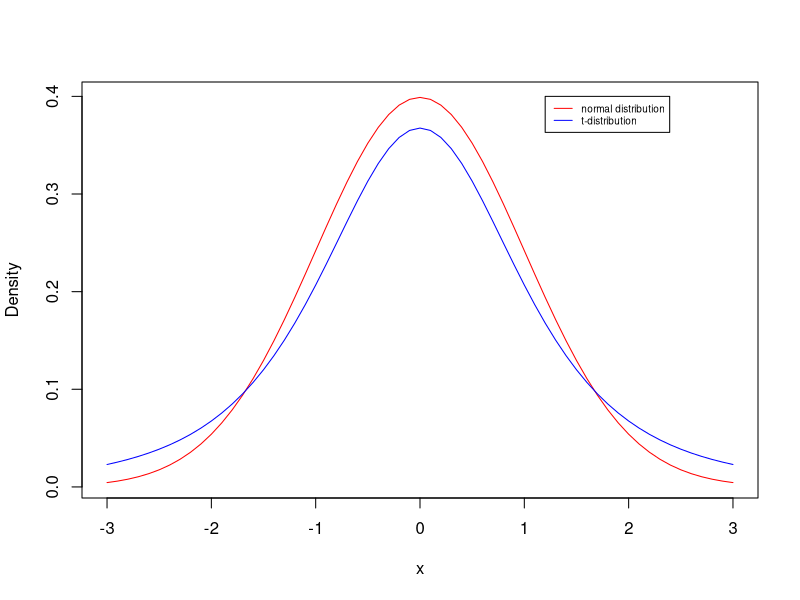
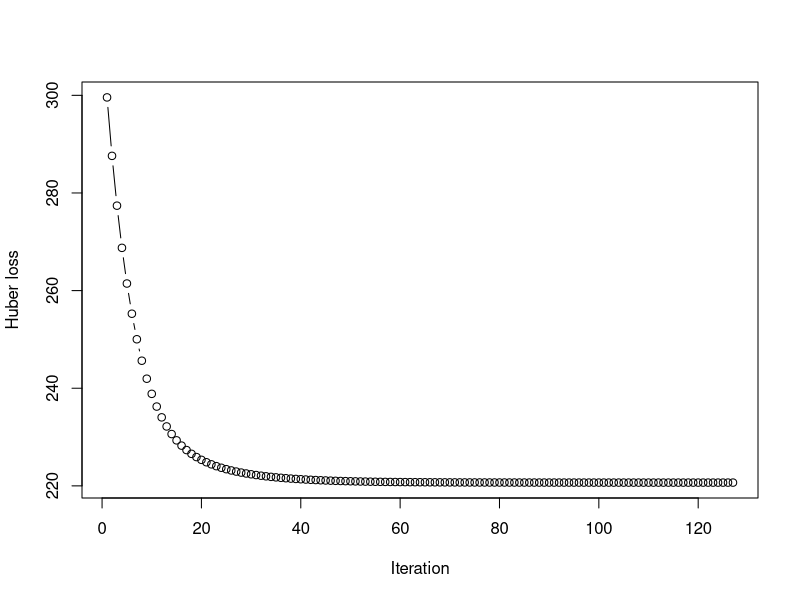

These figures' R source, in order: (Note: a time limit stopped this script after it produced the figures.)
## ---- chunk 1
library(dplyr)
library(plyr)
library(tidyr)
library(ggplot2)
library(purrr)
library(tibble)
library(numDeriv)
setwd("/Users/giangvu/Desktop/STAT 2301 - Statistical Computing and Data Science/HW/HW7")
## ---- chunk 2
knitr::opts_chunk$set(echo = TRUE,warning=FALSE,out.width="80%")
## ---- chunk 3
n <- 100
p <- 10
s <- 3
set.seed(0)
x <- matrix(rnorm(n*p), n, p)
b <- c(-0.7, 0.7, 1, rep(0, p-s))
y <- x %*% b + rt(n, df=2)

cor(x,y)
## ---- chunk 4
plot(seq(-3,3,0.1),dnorm(seq(-3,3,0.1),mean = 0,sd=1),type = "l",col = "red", xlab = "x", ylab = "Density")
lines(seq(-3,3,0.1),dt(seq(-3,3,0.1),3),col="blue")
legend(1.2,0.4,legend=c("normal distribution","t-distribution"), lty = 1, col = c("red","blue"),cex=0.6)
## ---- chunk 5
psi <- function(r, c = 1) {
1
return(ifelse(r^2 > c^2, 2*c*abs(r) - c^2, r^2))
}

huber.loss <- function(beta){
  return(sum(aaply(y - x %*% beta,1,psi)))
}

huber.loss(b) #test with original b
## ---- chunk 6
#grad.descent from lecture
grad.descent <- function(f, x0, max.iter = 200, step.size = 0.05, stopping.deriv = 0.01, ...) {
  
  n    <- length(x0)
  xmat <- matrix(0, nrow = n, ncol = max.iter)
  xmat[,1] <- x0
  
  for (k in 2:max.iter) {
    # Calculate the gradient
    grad.cur <- grad(f, xmat[ ,k-1], ...) 
    
    # Should we stop?
    if (all(abs(grad.cur) < stopping.deriv)) {
      k <- k-1; break
    }
    
    # Move in the opposite direction of the grad
    xmat[ ,k] <- xmat[ ,k-1] - step.size * grad.cur
  }
  
  xmat <- xmat[ ,1:k] # Trim
  return(list(x = xmat[,k], xmat = xmat, k = k))
}

#run grad descent to get estimate of beta in gd
gd <- grad.descent(huber.loss, x0 = rep(0,p), max.iter = 200,
                   step.size = 0.001, stopping.deriv = 0.1)

#final coeff estimates
gd$x
## ---- chunk 7
#obj vector
obj <- aaply(gd$xmat,2,huber.loss)

#plot
plot(x=names(obj),y=obj,type = "b",
     xlab = "Iteration", ylab = "Huber loss")

## ---- chunk 8
gd2 <- grad.descent(huber.loss, x0 = rep(0,p), max.iter = 200,
                   step.size = 0.1, stopping.deriv = 0.1)

#obj vector
obj2 <- aaply(gd2$xmat,2,huber.loss)

#plot
plot(x=names(obj2[151:200]),y=obj2[151:200],type = "b",
     xlab = "Iteration", ylab = "Huber loss")

#xmat
gd2$xmat[,190:200]

## ---- chunk 9
#q4 result
gd$x

#original b
b

#sparse.grad.descent 
sparse.grad.descent <- function(f, x0, max.iter = 200, step.size = 0.05, stopping.deriv = 0.01, ...) {
  
  n    <- length(x0)
  xmat <- matrix(0, nrow = n, ncol = max.iter)
  xmat[,1] <- x0
  
  for (k in 2:max.iter) {
    # Calculate the gradient
    grad.cur <- grad(f, xmat[ ,k-1], ...) 
    
    # Should we stop?
    if (all(abs(grad.cur) < stopping.deriv)) {
      k <- k-1; break
    }

    # Move in the opposite direction of the grad
    xmat[ ,k] <- xmat[ ,k-1] - step.size * grad.cur
    
    # threshold small (<=0.05) values to zero
    for (j in 1:length(xmat[ ,k])){
      xmat[ ,k][j] <- ifelse(abs(xmat[ ,k][j]) <= 0.05, 0, xmat[ ,k][j])
    }
  }
  
  xmat <- xmat[ ,1:k] # Trim
  return(list(x = xmat[,k], xmat = xmat, k = k))
}

#run sparse grad descent with settings like question 4 to get new estimates of beta in gd.sparse
gd.sparse <- sparse.grad.descent(huber.loss, x0 = rep(0,p), max.iter = 200,
                   step.size = 0.001, stopping.deriv = 0.1)

#final coeff estimates
gd.sparse$x
## ---- chunk 10
#using lm
coef(lm(y~x+0))

#q4 result
gd$x

#q7 result
gd.sparse$x

#b
b

#MSE for lm - 200.9355
mean(huber.loss(coef(lm(y~x+0))))

#MSE for q4 - 213.809
mean(huber.loss(gd$x))

#MSE for q7 - 205.2263
mean(huber.loss(gd.sparse$x))
## ---- chunk 11
set.seed(10)
y <- x %*% b + rt(n, df=2)

#rerun 4 with new y
gd.9 <- grad.descent(huber.loss, x0 = rep(0,p), max.iter = 200,
                   step.size = 0.001, stopping.deriv = 0.1)

#coeff estimates
gd.9$x

#MSE - 211.5029
mean(huber.loss(gd.9$x))

#rerun 7 with new y
gd.sparse.9 <- sparse.grad.descent(huber.loss, x0 = rep(0,p), max.iter = 200,
                   step.size = 0.001, stopping.deriv = 0.1)

#coeff est
gd.sparse.9$x 

#MSE - 210.0493
mean(huber.loss(gd.sparse.9$x))

#original b
b
## ---- chunk 12
#put question 9 in a loop
#empty vectors for results
mse.gd <- numeric(10)
mse.sparse.gd <- numeric(10)

set.seed(10)

#loop
for (i in 1:10) {
  y <- x %*% b + rt(n, df=2) #generate new y
  
  gd.loop <- grad.descent(huber.loss, x0 = rep(0,p), max.iter = 200,
                   step.size = 0.001, stopping.deriv = 0.1)

  gds.loop <- sparse.grad.descent(huber.loss, x0 = rep(0,p), max.iter = 200,
                   step.size = 0.001, stopping.deriv = 0.1)
  
  mse.gd[i] <- mean(huber.loss(gd.loop$x))
  mse.sparse.gd[i] <- mean(huber.loss(gds.loop$x))
}

#avg mse
mean(mse.gd)
mean(mse.sparse.gd)
mean(mse.gd) > mean(mse.sparse.gd) 

#min mse
min(mse.gd)
min(mse.sparse.gd)
min(mse.gd) > min(mse.sparse.gd)
